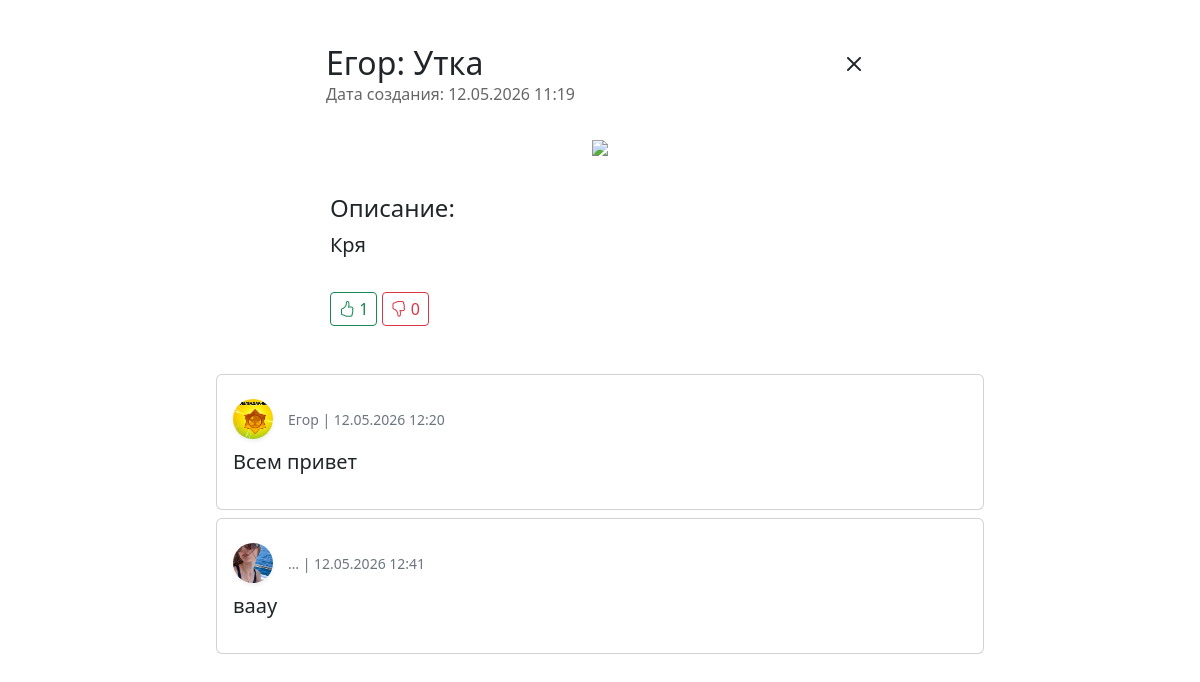
The app's page /comments/1 with its own data.
### data/users.py (models this page shows, shortened)
class User(SqlAlchemyBase, UserMixin):
    __tablename__ = 'users'
    id = sqlalchemy.Column(sqlalchemy.Integer, primary_key=True, autoincrement=True)
    name = sqlalchemy.Column(sqlalchemy.String, nullable=True)
    about = sqlalchemy.Column(sqlalchemy.String, nullable=True)
    email = sqlalchemy.Column(sqlalchemy.String, index=True, unique=True, nullable=True)
    hashed_password = sqlalchemy.Column(sqlalchemy.String, nullable=True)
    created_date = sqlalchemy.Column(sqlalchemy.DateTime, default=datetime.datetime.now)
    file = sqlalchemy.Column(sqlalchemy.String, nullable=True)
    news = orm.relationship("News", back_populates='user')

### data/news.py (models this page shows)
class News(SqlAlchemyBase):
    __tablename__ = 'news'
    id = sqlalchemy.Column(sqlalchemy.Integer, primary_key=True, autoincrement=True)
    title = sqlalchemy.Column(sqlalchemy.String, nullable=True)
    content = sqlalchemy.Column(sqlalchemy.String, nullable=True)
    created_date = sqlalchemy.Column(sqlalchemy.DateTime, default=datetime.datetime.now)
    is_private = sqlalchemy.Column(sqlalchemy.Boolean, default=True)
    file = sqlalchemy.Column(sqlalchemy.String, nullable=True)
    user_id = sqlalchemy.Column(sqlalchemy.Integer, sqlalchemy.ForeignKey("users.id"))
    user = orm.relationship('User')
    categories = orm.relationship("Category", secondary="association", backref="news")
    likes = orm.relationship('User', secondary=news_likes, backref='liked_news')
    dislikes = orm.relationship('User', secondary=news_dislikes, backref='disliked_news')
    favorites = orm.relationship('User', secondary=news_favorites, backref='favorited_news')
    starred = orm.relationship("User",
                               secondary=news_starred,
                               backref=orm.backref("starred_news", lazy='subquery'))

### data/comments.py (models this page shows)
class Comment(SqlAlchemyBase):
    __tablename__ = 'comments'
    id = sqlalchemy.Column(sqlalchemy.Integer, primary_key=True, autoincrement=True)
    content = sqlalchemy.Column(sqlalchemy.String, nullable=True)
    created_date = sqlalchemy.Column(sqlalchemy.DateTime, default=datetime.datetime.now)
    news_id = sqlalchemy.Column(sqlalchemy.Integer, sqlalchemy.ForeignKey("news.id"))
    user_id = sqlalchemy.Column(sqlalchemy.Integer, sqlalchemy.ForeignKey("users.id"))
    user = orm.relationship('User')
    news = orm.relationship('News')

### main.py (the view)
@app.route('/comments/<int:id>')
def show_comments(id):
    db_sess = db_session.create_session()
    news = db_sess.query(News).filter(News.id == id).first()
    comments = db_sess.query(Comment).filter(Comment.news_id == id).all()
    return render_template('comments.html', title='Комментарии', news=news, comments=comments)

### data/db_session.py (called while the page is built)
def create_session() -> Session:
    global __factory
    return __factory()

### templates/comments.html (shortened to what this page needs)
<!doctype html>
<html lang="ru">
<head>
    <link href="https://cdn.jsdelivr.net/npm/bootstrap@5.3.2/dist/css/bootstrap.min.css" rel="stylesheet">
    <link rel="stylesheet" href="https://cdn.jsdelivr.net/npm/bootstrap-icons@1.11.3/font/bootstrap-icons.min.css">
</head>
<body>
<div class="container-fluid mt-4 pb-4">
    <section class="row mb-3 g-0">
        <div class="col-lg-3 d-none d-lg-flex align-items-center justify-content-center"></div>
        <div class="col-12 col-lg-6 d-flex flex-column gap-3 p-3">
            <div class="row align-items-center g-0">
                <div class="col-11 col-lg-11 p-1">
                    <h2 class="m-0">{{ news.user.name }}:  {{ news.title }} </h2>
                    <p class="m-0" style="font-size: 1rem; color: #666;">
                        Дата создания: {{ news.created_date.strftime('%d.%m.%Y %H:%M') if news.created_date.strftime else news.created_date }}
                    </p>
                </div>
                <div class="col-1 col-lg-1 align-self-start text-end">
                    <a href="/" class="bi bi-x fs-2 me-2 text-dark"></a>
                </div>
            </div>
            {% if news.file %}
                <div class="p-2 text-center">
                    {% set ful_file = url_for('static', filename='uploads/' + news.file) %}
                    {% if news.file.endswith(('.jpg', '.jpeg', '.png', '.gif', '.webp', '.svg')) %}
                        <img src="{{ ful_file }}" style="max-width: 100%; max-height: 80vh; object-fit: contain;">
                    {% elif news.file.endswith(('.mp4', '.webm', '.ogg', '.mov')) %}
                        <video src="{{ ful_file }}" controls style="max-width: 100%; max-height: 80vh;"></video>
                    {% elif news.file.endswith(('.mp3', '.wav', '.ogg', '.m4a')) %}
                        <audio src="{{ ful_file }}" controls style="width: 100%;" class="mt-2"></audio>
                    {% else %}
                        <div class="roundede-2">
                            <a href="{{ ful_file }}" class="fs-4 btn btn-outline-secondary" download>
                               <i class="bi bi-file-earmark-arrow-down"></i> Скачать {{ news.file }}
                            </a>
                        </div>
                    {% endif %}
                </div>
            {% endif %}
            {% if news.content %}
            <div class="p-2">
                <p class="fs-4 fw-medium mb-1">Описание:</p>
                <div class="fs-5 text-break" style="white-space: pre-wrap;">{{ news.content }}</div>
            </div>
            {% endif %}
            <div class="p-2">
                <div class="mt-0">
                    {% if current_user.is_authenticated %}
                        <a href="/like/{{ news.id }}" class="btn fs-6 btn-sm {{ 'btn-success' if current_user in news.likes else 'btn-outline-success' }}">
                            <i class="bi bi-hand-thumbs-up"></i> {{ news.likes|length }}
                        </a>
                        <a href="/dislike/{{ news.id }}" class="btn fs-6 btn-sm {{ 'btn-danger' if current_user in news.dislikes else 'btn-outline-danger' }}">
                            <i class="bi bi-hand-thumbs-down"></i> {{ news.dislikes|length }}
                        </a>
                        <a href="/favorite/{{ news.id }}" class="btn fs-6 btn-sm {{ 'btn-warning' if current_user in news.favorites else 'btn-outline-warning' }}">
                            <i class="bi bi-star"></i>
                        </a>
                    {% else %}
                        <a href="#" class="btn fs-6 btn-sm {{ 'btn-success' if current_user in news.likes else 'btn-outline-success' }}">
                            <i class="bi bi-hand-thumbs-up"></i> {{ news.likes|length }}
                        </a>
                        <a href="#" class="btn fs-6 btn-sm {{ 'btn-danger' if current_user in news.dislikes else 'btn-outline-danger' }}">
                            <i class="bi bi-hand-thumbs-down"></i> {{ news.dislikes|length }}
                        </a>
                    {% endif %}
                </div>
            </div>
        </div>
        <div class="col-lg-3 d-none d-lg-flex align-items-center justify-content-center"></div>
    </section>
    <section class="row g-0">
        <div class="col-lg-2 d-none d-lg-flex align-items-center justify-content-center"></div>
        <div class="col-12 col-lg-8">
            {% for comment in comments %}
                <div class="card m-2">
                    <div class="card-body">
                        <div class="small d-flex align-items-center mt-2 text-secondary">
                        {% if comment.user.file %}
                        <div class="rounded-circle d-flex align-items-center justify-content-center overflow-hidden shadow-sm"
                             style="width: 40px; height: 40px; flex-shrink: 0; margin-right: 15px;">
                            <img src="{{ url_for('static', filename='uploads/' + comment.user.file) }}"
                                 alt="{{ comment.user.name }}"
                                 class="img-preview"
                                 style="width: 100%; height: 100%; object-fit: cover; cursor: pointer;"
                                 data-bs-toggle="modal" data-bs-target="#imageModal">
                        {% else %}
                        <div class="rounded-circle d-flex align-items-center justify-content-center overflow-hidden shadow-sm bg-primary"
                             style="width: 40px; height: 40px; flex-shrink: 0; margin-right: 15px;">
                            <span class="text-white" style="font-size: 1.5rem; font-weight: bold;">
                                {{ comment.user.name[0] | upper }}
                            </span>
                        {% endif %}
                        </div>
                            {{ comment.user.name }}  |  {{ comment.created_date.strftime('%d.%m.%Y %H:%M') }}
                        </div>
                        <p class="fs-5 mt-2">{{ comment.content }}</p>
                    </div>
                </div>
            {% else %}
                <div class="alert alert-light m-2">Комментариев пока нет. Будьте первым!</div>
            {% endfor %}
        </div>
        <div class="col-lg-2 d-none d-lg-flex align-items-center justify-content-center"></div>
    </section>
</div>
</body>
</html>

### records on screen
User: user.name "Егор"
News: title "Утка", created_date "12.05.2026 11:19", content "Кря"
Comment: file (picture), user.name "Егор", created_date "12.05.2026 12:20", content "Всем привет"
Comment: file (picture), user.name "…", created_date "12.05.2026 12:41", content "ваау"

### other values on screen
{{ news.likes|length }} "1"
{{ news.dislikes|length }} "0"
